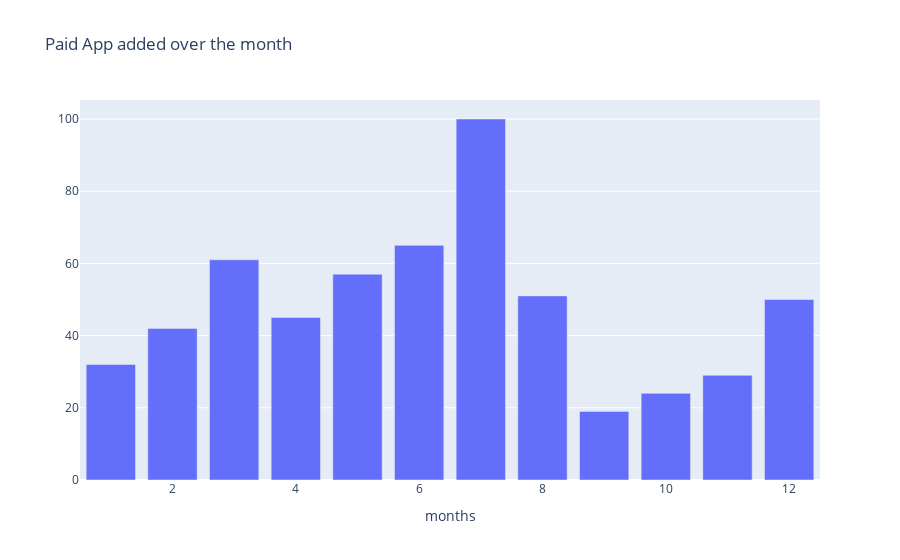

Notebook cell for this chart:
### Code cell
col='month_added'
v2=d2[col].value_counts().reset_index()
v2=v2.rename(columns={col:'count','index':col})
v2['percent']=v2['count'].apply(lambda x : 100*x/sum(v2['count']))
v2=v2.sort_values(col)
trace1 = go.Bar(x=v2[col], y=v2["count"], name="aid", marker=dict())
layout={'title':"Paid App added over the month",'xaxis':{'title':"months"}}
fig = go.Figure(data=[trace1], layout=layout)
py.offline.iplot(fig)

### Figure 1 — Plotly figure (JSON) as saved in the notebook; plotly's stock layout.template omitted (floating-point values rounded to 4 significant figures)
{"data": [{"name": "aid", "type": "bar", "x": [1, 2, 3, 4, 5, 6, 7, 8, 9, 10, 11, 12], "y": [32, 42, 61, 45, 57, 65, 100, 51, 19, 24, 29, 50]}], "layout": {"title": {"text": "Paid App added over the month"}, "xaxis": {"title": {"text": "months"}}}}
